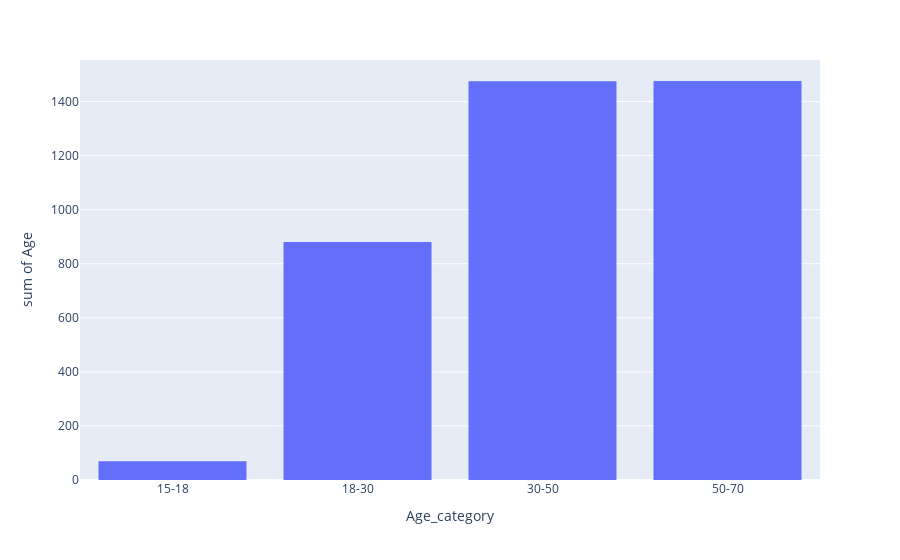

Notebook cell for this chart:
### Code cell
category_order = ['15-18' , '18-30' ,'30-50','50-70']

age_group = final_data.groupby('Age_category')['Age'].count().reset_index()

fig = px.histogram(age_group, y='Age', x='Age_category', category_orders={'Age_category': category_order})
fig.show()

### Figure 1 — Plotly figure (JSON) as saved in the notebook; plotly's stock layout.template omitted (floating-point values rounded to 4 significant figures)
{"data": [{"alignmentgroup": "True", "bingroup": "x", "histfunc": "sum", "hovertemplate": "Age_category=%{x}<br>sum of Age=%{y}<extra></extra>", "legendgroup": "", "marker": {"color": "#636efa", "pattern": {"shape": ""}}, "name": "", "offsetgroup": "", "orientation": "v", "showlegend": false, "type": "histogram", "x": ["15-18", "18-30", "30-50", "50-70"], "xaxis": "x", "y": [69, 880, 1475, 1476], "yaxis": "y"}], "layout": {"barmode": "relative", "legend": {"tracegroupgap": 0}, "margin": {"t": 60}, "xaxis": {"anchor": "y", "categoryarray": ["15-18", "18-30", "30-50", "50-70"], "categoryorder": "array", "domain": [0, 1], "title": {"text": "Age_category"}}, "yaxis": {"anchor": "x", "domain": [0, 1], "title": {"text": "sum of Age"}}}}
